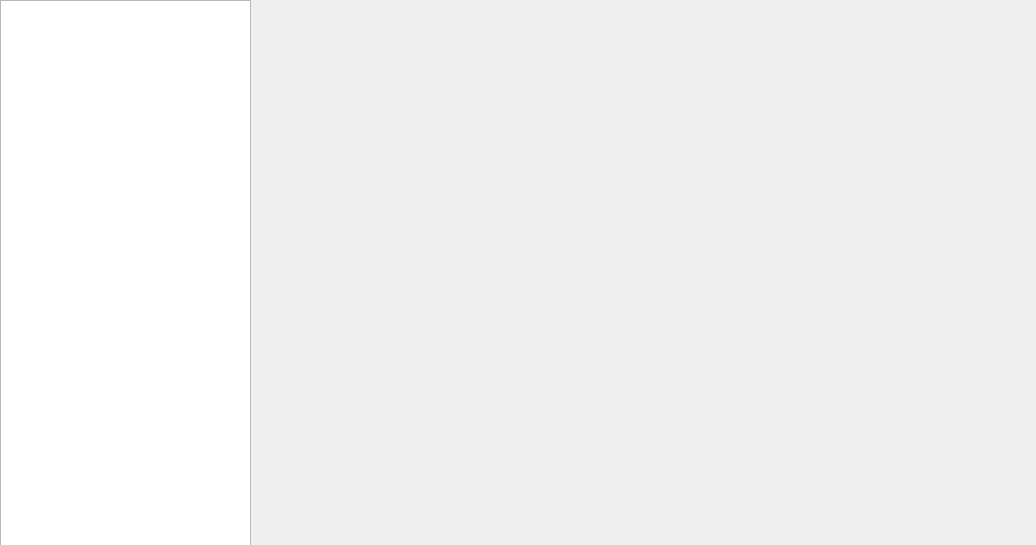
<?xml version="1.0" encoding="UTF-8"?>
<ui version="4.0">
 <class>CFPrevDialog</class>
 <widget class="QDialog" name="CFPrevDialog">
  <property name="geometry">
   <rect>
    <x>0</x>
    <y>0</y>
    <width>1036</width>
    <height>545</height>
   </rect>
  </property>
  <property name="windowTitle">
   <string>Dialog</string>
  </property>
  <widget class="QListView" name="listView">
   <property name="geometry">
    <rect>
     <x>0</x>
     <y>0</y>
     <width>251</width>
     <height>551</height>
    </rect>
   </property>
   <property name="sizePolicy">
    <sizepolicy hsizetype="Fixed" vsizetype="Expanding">
     <horstretch>0</horstretch>
     <verstretch>0</verstretch>
    </sizepolicy>
   </property>
   <property name="autoFillBackground">
    <bool>false</bool>
   </property>
  </widget>
 </widget>
 <resources/>
 <connections/>
</ui>
